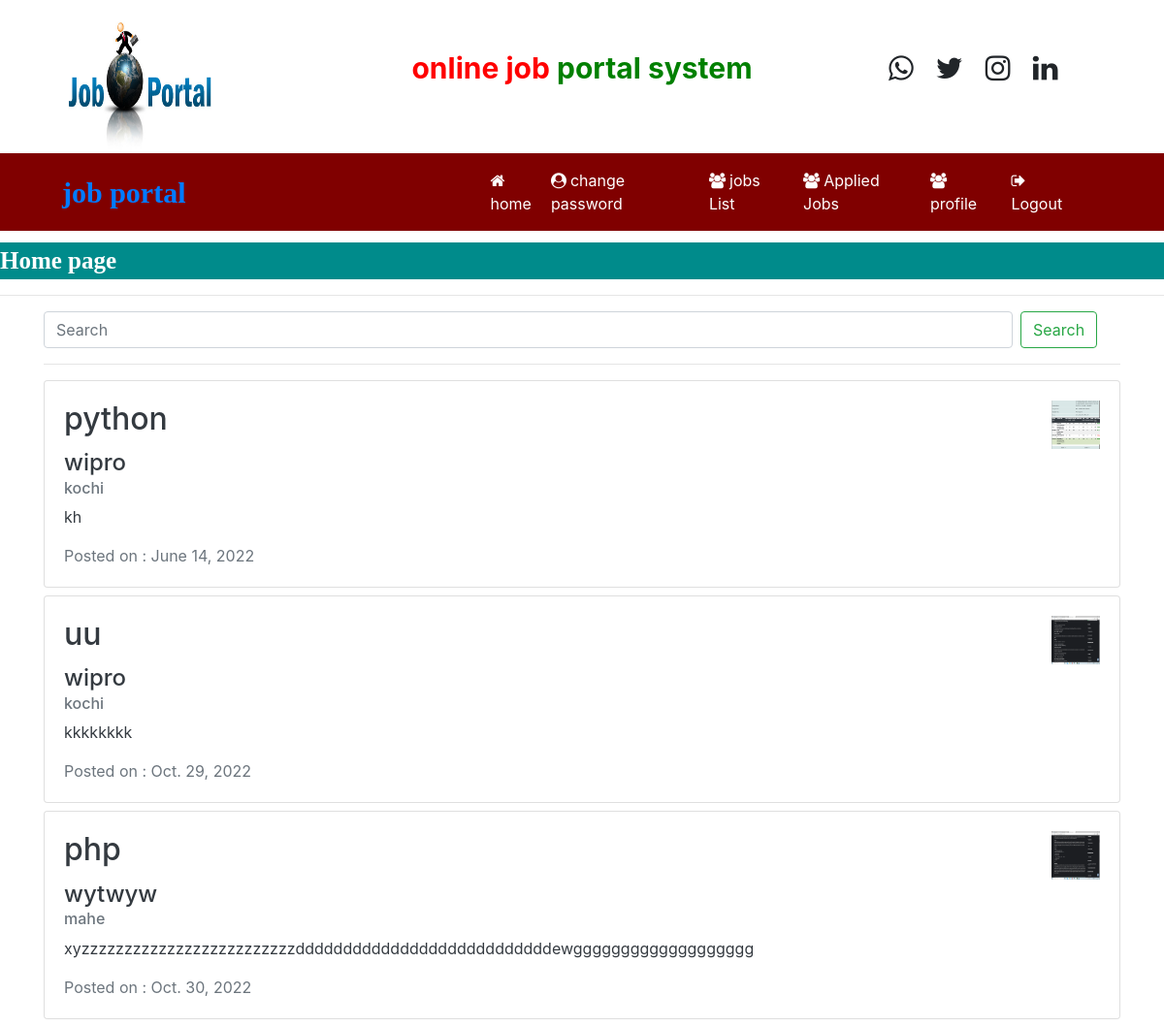
The page /user_home on the database its author committed.
### jp_app/models.py (models this page shows, shortened)
class Job(models.Model):
    recruiter = models.ForeignKey(Recruiter,on_delete=models.CASCADE)
    start_date = models.DateField()
    end_date = models.DateField()
    title = models.CharField(max_length=100)
    salary = models.FloatField(max_length=100)
    image = models.FileField()
    description = models.CharField(max_length=300)
    experience = models.CharField(max_length=100)
    location = models.CharField(max_length=100)
    skills = models.CharField(max_length=100)
    creationdate = models.DateField()

class Recruiter(models.Model):
    user=models.ForeignKey(User,on_delete=models.CASCADE)
    mobile=models.CharField(max_length=15,null=True)
    image=models.FileField(null=True)
    gender=models.CharField(max_length=10,null=True)
    type=models.CharField(max_length=15,null=True)
    company=models.CharField(max_length=100,null=True)
    status= models.CharField(max_length=20, null=True)

### jp_app/views.py (the view)
# urls.py: path('user_home', user_home, name='user_home'),
def user_home(request):
    if 'q' in request.GET:
        q=request.GET['q']
        multiple_q=Q(Q(title__icontains=q) |Q(location__icontains=q)|Q(skills__icontains=q)|Q(salary__icontains=q))
        data=Job.objects.filter(multiple_q)
    else:
        data=Job.objects.all()
    return render(request,'user_home.html',{'data':data})

### jp_app/templates/user_home.html
{% load static %}
{% include 'user_navigation.html' %}
{% block body %}
<marquee style="font-family:monotype corsiva; font-size:25px; background-color:darkcyan; color:white;font-weight:bold;margin-top:1%">Home page</marquee>
<hr>
<div class="container">
    <form class="form-inline my-2 my-lg-0 ">
        <input class="form-control mr-sm-2 " type="search" placeholder="Search" aria-label="Search"style="width:90%"name="q">
        <button class="btn btn-outline-success my-2 my-sm-0" type="submit">Search</button>
    </form>
    <hr>
    <div class="row">
        <div class="col-md-12">
            {% for i in data %}
            <a href="{% url 'job_detail' i.id %}"style="text-decoration:none"><div class="card mb-2 text-dark " >
                <div class="card-body">
                 <h2 class="card-title">{{i.title}}</h2>
                 <img src="{{i.image.url}}"style="width: 50px;height: 50px;right:20px;top: 20px;position:absolute">
                  <h4 class="card-text">{{i.recruiter.company}}</h4>
                  <h6 class="card-subtitle mb-2 text-muted">{{i.location}}</h6>
                  <p class="card-text">{{i.description}}</p>
                  <P class="card-text text-muted">Posted on : {{i.creationdate}}</P>
                </div>
              </div></a>
              {% endfor %}
        </div>
    </div>
</div>
{% endblock %}

### jp_app/templates/user_navigation.html (shortened to what this page needs)
<!DOCTYPE html>
<html lang="en">
<head><meta name="viewport" content="width=device-width, initial-scale=1">
  <link rel="stylesheet" href="https://cdn.jsdelivr.net/npm/bootstrap@4.6.1/dist/css/bootstrap.min.css">
    <link rel="stylesheet" href="https://cdnjs.cloudflare.com/ajax/libs/font-awesome/4.7.0/css/font-awesome.min.css">
    {% load static %}
</head>
<body>
<div class="container">
    <div class="row">
        <div class="col-sm-3 mt-2">
            <img src="{% static 'images/job-portal-software-script_1.png' %}" style="width:180px;height:150px">
        </div>
        <div class="col-sm-6 mt-5 text-center">
        <span style="font-weight:bold;font-size:30px">
            <span style="color:red">online job</span>
            <span style="color:green">portal system</span>
        </span>
            </div>
        <div class="col-sm-3 mt-5">
            <span style="font-weight:bold ;font-size:30px">
               <span> <i class="fa fa-whatsapp pl-3 "></i></span>
                <span> <i class="fa fa-twitter pl-3 "></i></span>
                <span> <i class="fa fa-instagram pl-3"></i></span>
                <span> <i class="fa fa-linkedin pl-3"></i></span>
            </span>
        </div>
    </div>
</div>
<nav class="navbar navbar-expand-sm "style="background-color:maroon" >
    <a class="navbar-brand pl-5 font-weight-bold " style="font-family:'monotype corsiva';font-size:30px">job portal</a>
<ul class="navbar-nav">
    <li class="nav-item">
        <a class="nav-link "style="margin-left:290px" href="{% url 'user_home' %}"><i class="fa fa-home mr-1"></i>home</a>
    </li>
 <li class="nav-item">
        <a class="nav-link" href="{% url 'change_passworduser' %}"><i class="fa fa-user-circle mr-1"></i>change password</a>
    </li>
 <li class="nav-item">
        <a class="nav-link" href="{% url 'user_joblist' %}"><i class="fa fa-users mr-1"></i>jobs List</a>
    </li>
<li class="nav-item">
        <a class="nav-link" href="{% url 'user_appliedjobs' %}"><i class="fa fa-users mr-1"></i>Applied Jobs</a>
    </li>
    <li class="nav-item">
        <a class="nav-link" href="{% url 'profile' %}"><i class="fa fa-users mr-1"></i>profile</a>
    </li>
 <li class="nav-item">
        <a class="nav-link" href="{% url 'Logout' %}"><i class="fa fa-sign-out mr-1"></i>Logout</a>
    </li>
</ul>
    <a class="navbar-brand pl-5 font-weight-bold " style="font-family:'monotype corsiva';font-size:30px">{{request.user.first_name}} {{request.user.last_name}}</a>
</nav>
</body>
</html>

### jp_app/templates/user_navigation.html (style rules this page uses)
.nav-link { color:white; margin-right:4px; }

### rows shown on the page
Job: title "python", image (picture), recruiter.company "wipro", location "kochi", description "kh", creationdate "June 14, 2022"
Job: title "uu", image (picture), recruiter.company "wipro", location "kochi", description "kkkkkkkk", creationdate "Oct. 29, 2022"
Job: title "php", image (picture), recruiter.company "wytwyw", location "mahe", description "xyzzzzzzzzzzzzzzzzzzzzzzzzzdddddddddddddddddddddddddddewggggggggggggggggggg", creationdate "Oct. 30, 2022"
